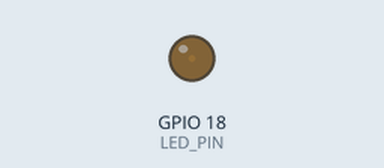
Recording of a program running on a simulated ESP32. On the bench: output pins drawn as LEDs (lit = HIGH).

Above: at 0.05 s.
At 2.15 s:
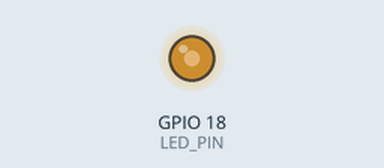
At 3.45 s:
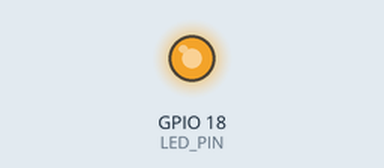
At 6.9 s:
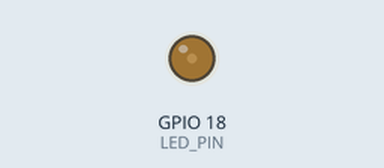
Timing chart, 0 to 10.0 s (numbered marks = the images above):
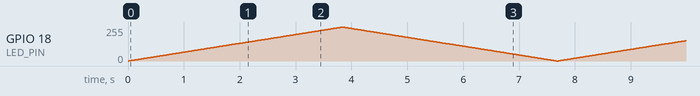

The program:

main.cpp
```cpp
#include <Arduino.h>

#define LED_PIN 18
#define PWM_CHANNEL 0
#define PWM_FREQ 5000
#define PWM_RESOLUTION 8

void setup() {
    // configure LED PWM functionalitites
    ledcSetup(PWM_CHANNEL, PWM_FREQ, PWM_RESOLUTION);

    // attach the channel to the GPIO to be controlled
    ledcAttachPin(LED_PIN, PWM_CHANNEL);
}

void loop() {
    // increase the LED brightness
    for (int dutyCycle = 0; dutyCycle <= 255; dutyCycle++) {
        // changing the LED brightness with PWM
        ledcWrite(PWM_CHANNEL, dutyCycle);
        ESP_LOGI("NOTE", "first loop: %i", dutyCycle);
        delay(15);
    }

    // decrease the LED brightness
    for (int dutyCycle = 255; dutyCycle >= 0; dutyCycle--) {
        // changing the LED brightness with PWM
        ledcWrite(PWM_CHANNEL, dutyCycle);
        ESP_LOGI("NOTE", "second loop: %i", dutyCycle);
        delay(15);
    }
}
```
